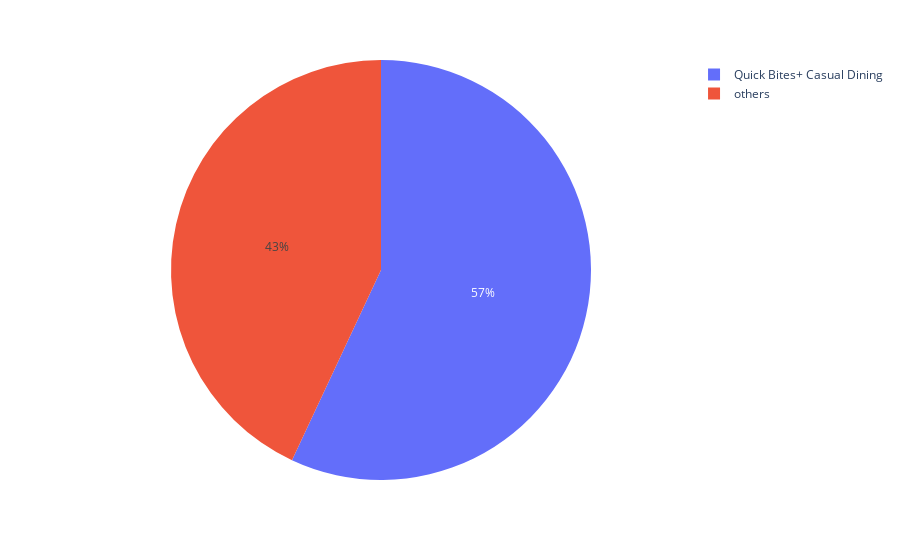

Source (notebook cell):
### Code cell
# Pie chart
fig = px.pie(df, names=labels, values=values)
fig.show()

### Figure 1 — Plotly figure (JSON) as saved in the notebook; plotly's stock layout.template omitted (floating-point values rounded to 4 significant figures)
{"data": [{"domain": {"x": [0, 1], "y": [0, 1]}, "hovertemplate": "label=%{label}<br>value=%{value}<extra></extra>", "labels": ["Quick Bites+ Casual Dining", "others"], "legendgroup": "", "name": "", "showlegend": true, "type": "pie", "values": [29462, 22255]}], "layout": {"legend": {"tracegroupgap": 0}, "margin": {"t": 60}}}
